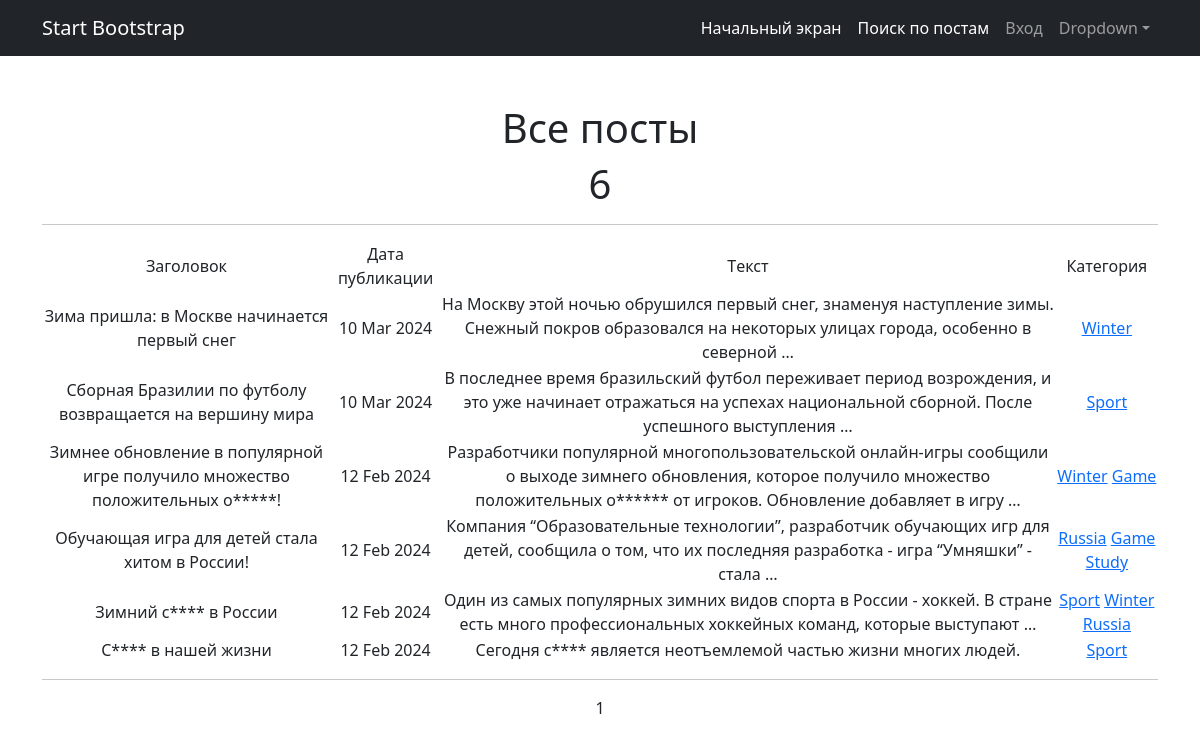
/posts/, run on an earlier commit of the app's database.
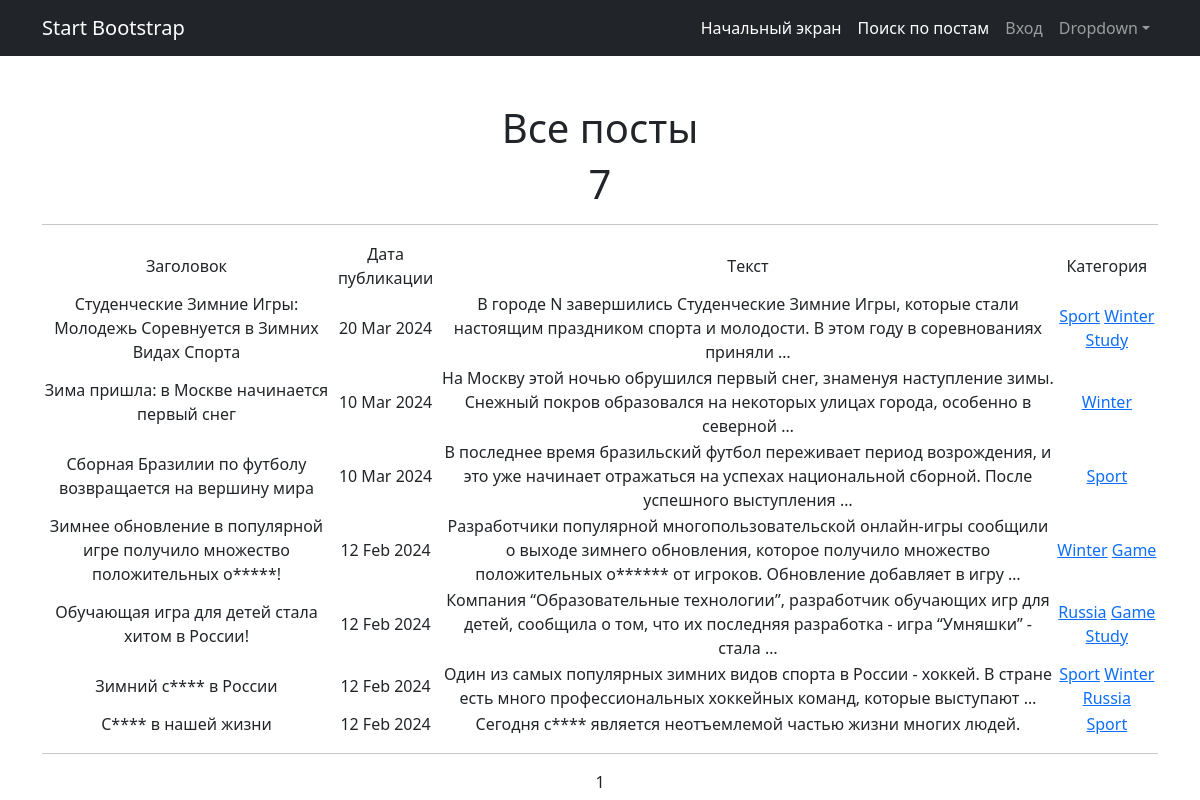
And on a later commit of the database.
### news/models.py (models this page shows, shortened)
class Post(models.Model):
    news = "N"
    article = "A"
    POSITIONS = [(news, "Новость"), (article, "Статья")]
    author = models.ForeignKey(Author, on_delete= models.CASCADE)
    choice_field = models.CharField(max_length= 1, choices=POSITIONS, default=article)
    data_in = models.DateTimeField(auto_now_add=True)
    category = models.ManyToManyField(Category, through="PostCategory")
    title = models.CharField(max_length=255)
    text = models.CharField(max_length=3000)
    rating = models.IntegerField(default=0)

class Category(models.Model):
    category = models.TextField(unique=True)
    subscriber = models.ManyToManyField(User, blank= True, null=True, related_name="categories")
    def __str__(self):
        return f'{self.category.title()}'

### news/views.py (the view)
# urls.py: path('', PostsList.as_view(), name= 'Posts_list'),
class PostsList(ListView):
    model = Post
    ordering = '-data_in'
    template_name = 'posts.html'
    context_object_name = 'posts'
    paginate_by = 10
    def get_context_data(self, **kwargs):
        context = super().get_context_data(**kwargs)
        context['is_not_authors'] = not self.request.user.groups.filter(name = 'authors').exists()
        return context

### templates/posts.html (shortened to what this page needs)
{% extends 'flatpages/default.html' %}
{% load censor_filters %}
{% block content %}
    <h1>Все посты</h1>
    <h1>{{ posts|length }}</h1>
    <hr>
    {% if posts %}
        <table>
            <tr>
                <td>Заголовок</td>
                <td>Дата публикации</td>
                <td>Тeкст</td>
                <td>Категория</td>
            </tr>
            {% for post in posts %}
            <tr>
                <td>{{ post.title|censeroid }}</td>
                <td>{{ post.data_in|date:'d M Y' }}</td>
                <td>{{ post.text|truncatewords:20|censeroid}}</td>
                <td>{% for category in post.category.all %}
                    <a href="{% url 'Category_list' category.id %}">{{ category }}</a>
                    {% endfor %}
                </td>
            </tr>
            {% endfor %}
        </table>
    {% else %}
        <h2>Постов и новостей нет!</h2>
    {% endif %}
    <hr>
    {{ page_obj.number }}
{% endblock content %}

What changed in the data, as far as the page shows it:
added Post: title|censeroid "Студенческие Зимние Игры: Молодежь Соревнуется в Зимних Видах Спорта", data_in "20 Mar 2024", text|censeroid "В городе N завершились Студенческие Зимние Игры, которые стали настоящим праздником спорта и молодости. В этом году в соревнованиях приняли …", Category (category "Sport"), Category (category "Winter"), Category (category "Study")
Also different on the page:
{{ posts|length }}: "6" → "7"
